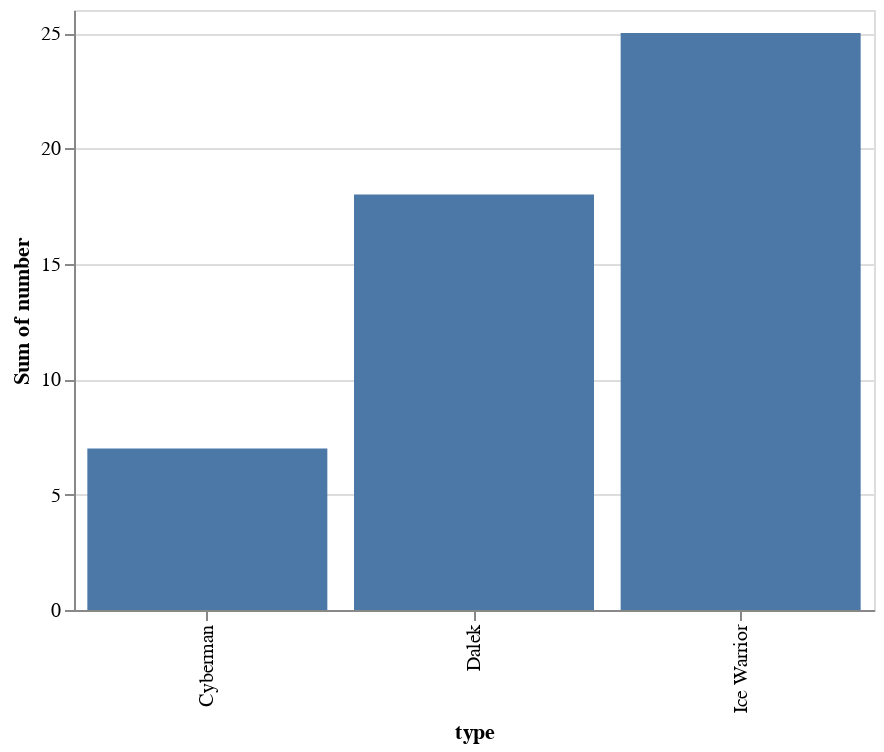

This figure's notebook cell:
### Markdown cell above
Let's make a bar chart to look at the total number of each type of creature we encountered.

### Code cell
alt.Chart(df).mark_bar().encode(x='type:N', y='sum(number)')

### Figure 1 — Vega-Lite specification as saved in the notebook (floating-point values rounded to 4 significant figures)
{"$schema": "https://vega.github.io/schema/vega-lite/v2.6.0.json", "config": {"view": {"height": 300, "width": 400}}, "data": {"name": "data-75d352494bcc1daafad4bc44bb8053d0"}, "datasets": {"data-75d352494bcc1daafad4bc44bb8053d0": [{"number": 4, "type": "Ice Warrior"}, {"number": 8, "type": "Ice Warrior"}, {"number": 5, "type": "Ice Warrior"}, {"number": 6, "type": "Dalek"}, {"number": 3, "type": "Ice Warrior"}, {"number": 3, "type": "Ice Warrior"}, {"number": 3, "type": "Dalek"}, {"number": 2, "type": "Ice Warrior"}, {"number": 9, "type": "Dalek"}, {"number": 7, "type": "Cyberman"}]}, "encoding": {"x": {"field": "type", "type": "nominal"}, "y": {"aggregate": "sum", "field": "number", "type": "quantitative"}}, "mark": "bar"}
